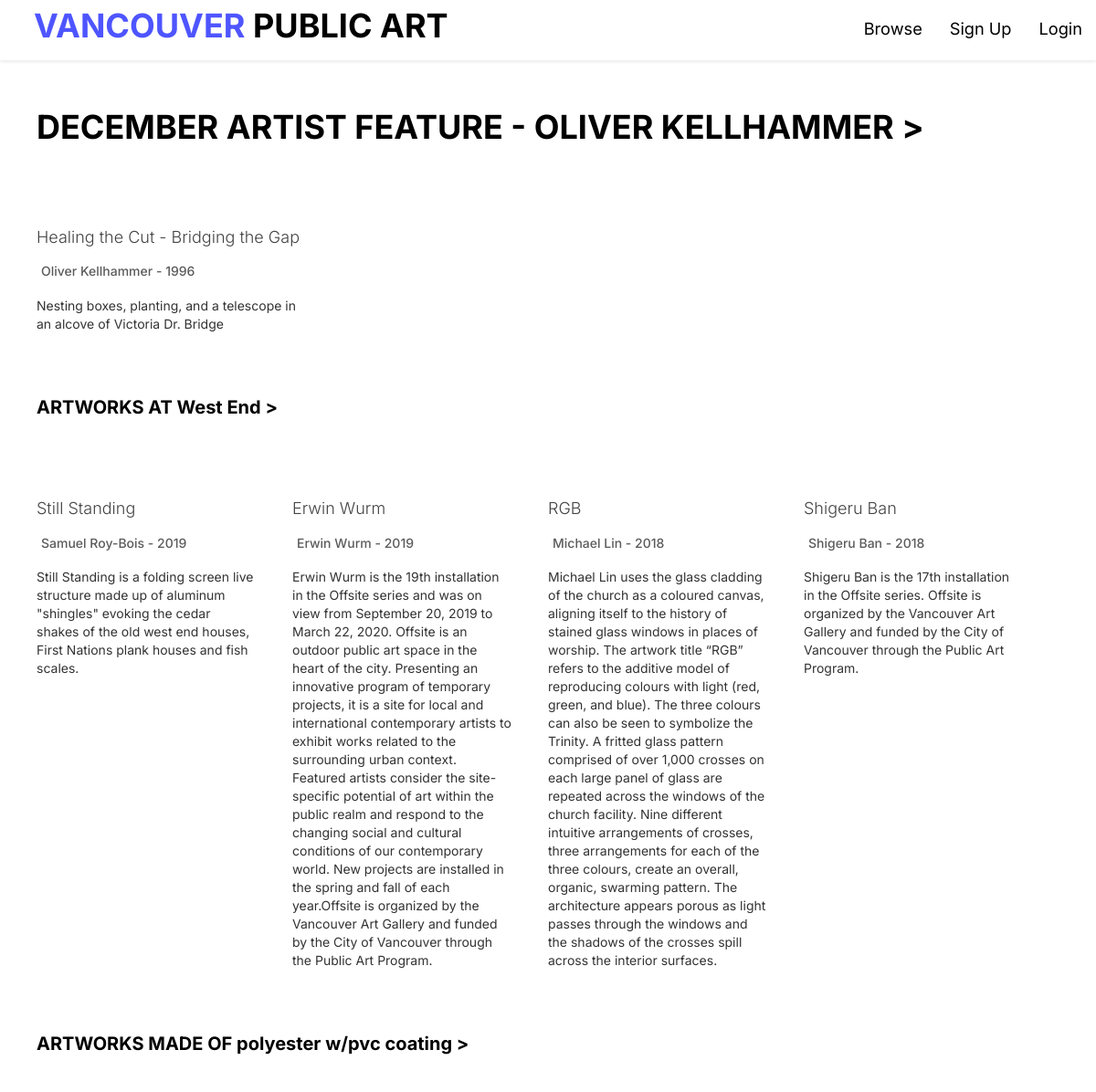
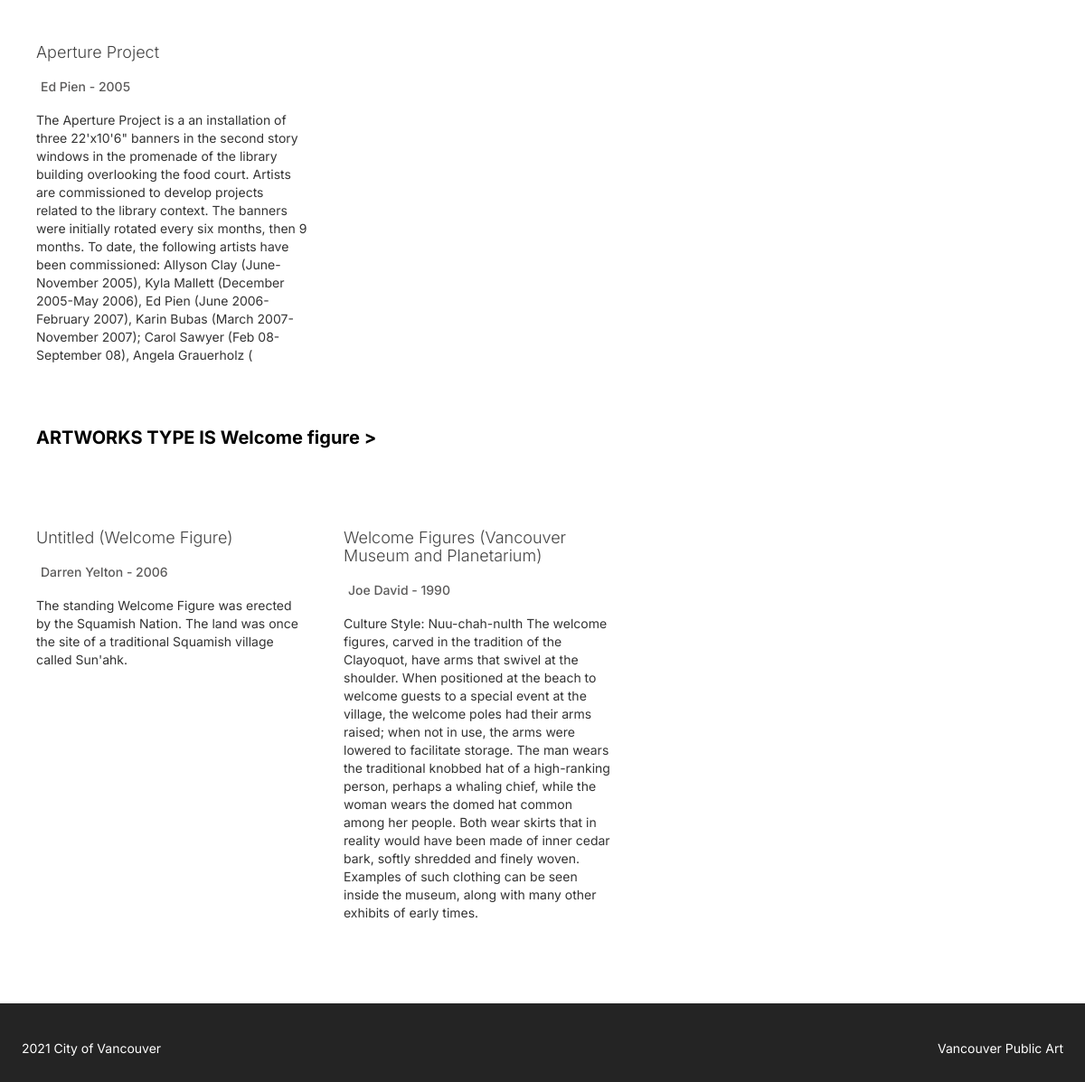
The app's page /public/homePageVisitor.php with its own data (2 pictures, top to bottom).
### tables this page shows
CREATE TABLE `artist` (
  `artistID` int(3) NOT NULL,
  `firstName` varchar(28) DEFAULT NULL,
  `lastName` varchar(30) DEFAULT NULL,
  `biography` text DEFAULT NULL,
  `country` varchar(13) DEFAULT NULL,
  `artistPhotoURL` varchar(87) DEFAULT NULL,
  `website` varchar(57) DEFAULT NULL
);

CREATE TABLE `artwork` (
  `artID` int(4) NOT NULL,
  `artName` varchar(150) DEFAULT NULL,
  `artistStatement` text DEFAULT NULL,
  `type` varchar(25) DEFAULT NULL,
  `status` varchar(13) DEFAULT NULL,
  `siteName` varchar(83) DEFAULT NULL,
  `siteAddress` varchar(95) DEFAULT NULL,
  `material` varchar(100) DEFAULT NULL,
  `photoURL` varchar(97) DEFAULT NULL,
  `ownership` varchar(50) DEFAULT NULL,
  `neighborhood` varchar(24) DEFAULT NULL,
  `locationOnSite` varchar(279) DEFAULT NULL,
  `geom` varchar(58) DEFAULT NULL,
  `description` text DEFAULT NULL,
  `artistID` int(3) NOT NULL,
  `year` int(4) DEFAULT NULL
);

### private/controller/visitorHomePageData.php (called while the page is built)
<?php
$artistWhiteList = array();
$locationWhiteList = array();
$materialWhiteList = array();
$typeWhiteList = array();
$artistData = getSpercificData('artistID', 'artist');
$locationData = getSpercificData('neighborhood', 'artwork');
$materialData = getSpercificData('material', 'artwork');
$typeData = getSpercificData('type', 'artwork');
foreach ($artistData as $row) {
    array_push($artistWhiteList, $row['artistID']);
}
foreach ($locationData as $row) {
    array_push($locationWhiteList, $row['neighborhood']);
}
foreach ($materialData as $row) {
    array_push($materialWhiteList, $row['material']);
}
foreach ($typeData as $row) {
    array_push($typeWhiteList, $row['type']);
}
$randomartist = $artistWhiteList[rand(0, count($artistWhiteList) - 1)];
$artistNameData = selectOneByOneTable('artist', ['artistID' => $randomartist]);
$artistName = $artistNameData['firstName'] . ' ' . $artistNameData['lastName'];
$artistRecord = selectAllFromTwoTable('artwork', 'artist', 'artistID', $randomartist);
$randomlocation = $locationWhiteList[rand(0, count($locationWhiteList) - 1)];
$locationRecord = selectAllFromTwoTable('artwork', 'artist', 'neighborhood', $randomlocation);
$randommaterial = $materialWhiteList[rand(0, count($materialWhiteList) - 1)];
$materialRecord = selectAllFromTwoTable('artwork', 'artist', 'material', $randommaterial);
$randomtype =  $typeWhiteList[rand(0, count($typeWhiteList) - 1)];
$typeRecord = selectAllFromTwoTable('artwork', 'artist', 'type', $randomtype)
?>

### private/database/db.php (called while the page is built, shortened)
<?php
require('db_connect.php');
function executeQuery($sql, $data)
{
    global $conn;
    $stmt = $conn->prepare($sql);
    $values = array_values($data);
    $types = str_repeat('s', count($values));
    $stmt->bind_param($types, ...$values);
    $stmt->execute();
    return $stmt;
}
function selectOneByOneTable($table, $conditions)
{
    $sql = "SELECT * FROM $table";
    $i = 0;
    foreach ($conditions as $key => $value) {
        if ($i === 0) {
            $sql = $sql . " WHERE $key=?";
        } else {
            $sql = $sql . " AND $key=?";
        }
        $i++;
    }
    $sql = $sql . " LIMIT 1";
    $stmt = executeQuery($sql, $conditions);
    $records = $stmt->get_result()->fetch_assoc();
    return $records;
}
function selectAllFromTwoTable($artwork, $artist, $condition, $conditionValue)
{
    global $conn;
    if ($condition === 'artistID') {
        $query = "SELECT * FROM $artwork a
    INNER JOIN $artist a1 ON a.artistID = a1.artistID WHERE a.$condition = $conditionValue ORDER BY year DESC LIMIT 4 ";
    } else {
        $query = "SELECT * FROM $artwork a
        INNER JOIN $artist a1 ON a.artistID = a1.artistID WHERE $condition = '$conditionValue' ORDER BY year DESC LIMIT 4 ";
    }
    $result = mysqli_query($conn, $query);
    return $result;
}

### public/homePageVisitor.php (the view, shortened to what this page needs)
<?php include('../private/initialize.php');
include("../private/database/db.php");
include('../private/controller/visitorHomePageData.php');
?>
<!DOCTYPE html>
<html lang="en">
<head>
    <link rel="stylesheet" href="https://maxcdn.bootstrapcdn.com/bootstrap/3.4.1/css/bootstrap.min.css">
    <link rel="stylesheet" href="https://use.fontawesome.com/releases/v5.7.2/css/all.css">
</head>
<body>
    <?php include(INCLUDE_PATH . '/header.php'); ?>
    <div class="main-containers">
        <h1><a class="textlink" href="browse.php?artistName=<?php echo $artistName ?>">DECEMBER ARTIST FEATURE - <?php echo $artistName ?> ></a></h1>
        <div class="art-container">
            <?php
            if (!$artistRecord) {
                Header('Location: homePageVisitor.php');
            } else {
            ?>
                <?php foreach ($artistRecord as $artist) {
                ?>
                    <div class="artCard">
                        <div class="imgBox">
                        </div>
                        <a href="art_detail.php?id=<?php echo $artist['artID'] ?>">
                            <h3><?php echo $artist['artName']
                                ?></h3>
                        </a>
                        <a href="artist_detail.php?artistID=<?php echo $artist['artistID'] ?>">
                            <h5><?php echo $artist['firstName']
                                ?> <?php echo $artist['lastName']
                                    ?> - <?php echo $artist['year']
                                            ?></h5>
                        </a>
                        <div class="descripBox">
                            <p><?php echo $artist['description']
                                ?></p>
                        </div>
                    </div>
            <?php }
            } ?>
        </div>
        <h2><a class="textlink" href="browse.php?location=<?php echo $randomlocation ?>">ARTWORKS AT <?php echo $randomlocation ?> ></a></h2>
        <div class="art-container">
            <?php foreach ($locationRecord as $location) {
            ?>
                <div class="artCard">
                    <div class="imgBox">
                    </div>
                    <a href="art_detail.php?id=<?php echo $location['artID'] ?>">
                        <h3><?php echo $location['artName']
                            ?></h3>
                    </a>
                    <a href="artist_detail.php?artistID=<?php echo $location['artistID'] ?>">
                        <h5><?php echo $location['firstName']
                            ?> <?php echo $location['lastName']
                                ?> - <?php echo $location['year']
                                        ?></h5>
                    </a>
                    <div class="descripBox">
                        <p><?php echo $location['description']
                            ?></p>
                    </div>
                </div>
            <?php } ?>
        </div>
        <h2><a class="textlink" href="browse.php?material=<?php echo $randommaterial ?>">ARTWORKS MADE OF <?php echo $randommaterial ?> ></a></h2>
        <div class="art-container">
            <?php foreach ($materialRecord as $material) {
            ?>
                <div class="artCard">
                    <div class="imgBox">
                    </div>
                    <a href="art_detail.php?id=<?php echo $material['artID'] ?>">
                        <h3><?php echo $material['artName']
                            ?></h3>
                    </a>
                    <a href="artist_detail.php?artistID=<?php echo $material['artistID'] ?>">
                        <h5><?php echo $material['firstName']
                            ?> <?php echo $material['lastName']
                                ?> - <?php echo $material['year']
                                        ?></h5>
                    </a>
                    <div class="descripBox">
                        <p><?php echo $material['description']
                            ?></p>
                    </div>
                </div>
            <?php } ?>
        </div>
        <h2><a class="textlink" href="browse.php?type=<?php echo $randomtype ?>">ARTWORKS TYPE IS <?php echo $randomtype ?> ></a></h2>
        <div class="art-container">
            <?php foreach ($typeRecord as $type) {
            ?>
                <div class="artCard">
                    <div class="imgBox">
                    </div>
                    <a href="art_detail.php?id=<?php echo $type['artID'] ?>">
                        <h3><?php echo $type['artName']
                            ?></h3>
                    </a>
                    <a href="artist_detail.php?artistID=<?php echo $type['artistID'] ?>">
                        <h5><?php echo $type['firstName']
                            ?> <?php echo $type['lastName']
                                ?> - <?php echo $type['year']
                                        ?></h5>
                    </a>
                    <div class="descripBox">
                        <p><?php echo $type['description']
                            ?></p>
                    </div>
                </div>
            <?php }
            ?>
        </div>
    </div>
    <?php include(INCLUDE_PATH . '/footer.php'); ?>
</body>
</html>

### records on screen
artist: artistName "OLIVER KELLHAMMER"
artwork: artName "Healing the Cut - Bridging the Gap", artistID.firstName "Oliver", artistID.lastName "Kellhammer", year "1996", description "Nesting boxes, planting, and a telescope in an alcove of Victoria Dr. Bridge"
artwork: artName "Still Standing", artistID.firstName "Samuel", artistID.lastName "Roy-Bois", year "2019", description "Still Standing is a folding screen live structure made up of aluminum \"shingles\" evoking the cedar shakes of the old west end houses, First Nations plank houses and fish scales."
artwork: artName "Erwin Wurm", artistID.firstName "Erwin", artistID.lastName "Wurm", year "2019", description "Erwin Wurm is the 19th installation in the Offsite series and was on view from September 20, 2019 to March 22, 2020. Offsite is an outdoor public art space in the heart of the city. Presenting an innovative program of temporary projects, it is a site for local and international contemporary artists to exhibit works related to the surrounding urban context. Featured artists consider the site-specific potential of art within the public realm and respond to the changing social and cultural conditions of our contemporary world. New projects are installed in the spring and fall of each year.Offsite is organized by the Vancouver Art Gallery and funded by the City of Vancouver through the Public…"
artwork: artName "RGB", artistID.firstName "Michael", artistID.lastName "Lin", year "2018", description "Michael Lin uses the glass cladding of the church as a coloured canvas, aligning itself to the history of stained glass windows in places of worship. The artwork title “RGB” refers to the additive model of reproducing colours with light (red, green, and blue). The three colours can also be seen to symbolize the Trinity. A fritted glass pattern comprised of over 1,000 crosses on each large panel of glass are repeated across the windows of the church facility. Nine different intuitive arrangements of crosses, three arrangements for each of the three colours, create an overall, organic, swarming pattern. The architecture appears porous as light passes through the windows and the shadows of the…"
artwork: artName "Shigeru Ban", artistID.firstName "Shigeru", artistID.lastName "Ban", year "2018", description "Shigeru Ban is the 17th installation in the Offsite series. Offsite is organized by the Vancouver Art Gallery and funded by the City of Vancouver through the Public Art Program."
artwork: artName "Aperture Project", artistID.firstName "Ed", artistID.lastName "Pien", year "2005", description "The Aperture Project is a an installation of three 22'x10'6\" banners in the second story windows in the promenade of the library building overlooking the food court. Artists are commissioned to develop projects related to the library context. The banners were initially rotated every six months, then 9 months. To date, the following artists have been commissioned: Allyson Clay (June-November 2005), Kyla Mallett (December 2005-May 2006), Ed Pien (June 2006-February 2007), Karin Bubas (March 2007-November 2007); Carol Sawyer (Feb 08-September 08), Angela Grauerholz ("
artwork: artName "Untitled (Welcome Figure)", artistID.firstName "Darren", artistID.lastName "Yelton", year "2006", description "The standing Welcome Figure was erected by the Squamish Nation. The land was once the site of a traditional Squamish village called Sun'ahk."
artwork: artName "Welcome Figures (Vancouver Museum and Planetarium)", artistID.firstName "Joe", artistID.lastName "David", year "1990", description "Culture Style: Nuu-chah-nulth The welcome figures, carved in the tradition of the Clayoquot, have arms that swivel at the shoulder. When positioned at the beach to welcome guests to a special event at the village, the welcome poles had their arms raised; when not in use, the arms were lowered to facilitate storage. The man wears the traditional knobbed hat of a high-ranking person, perhaps a whaling chief, while the woman wears the domed hat common among her people. Both wear skirts that in reality would have been made of inner cedar bark, softly shredded and finely woven. Examples of such clothing can be seen inside the museum, along with many other exhibits of early times."

### other values on screen
$randomlocation "West End"
$randommaterial "polyester w/pvc coating"
$randomtype "Welcome figure"
